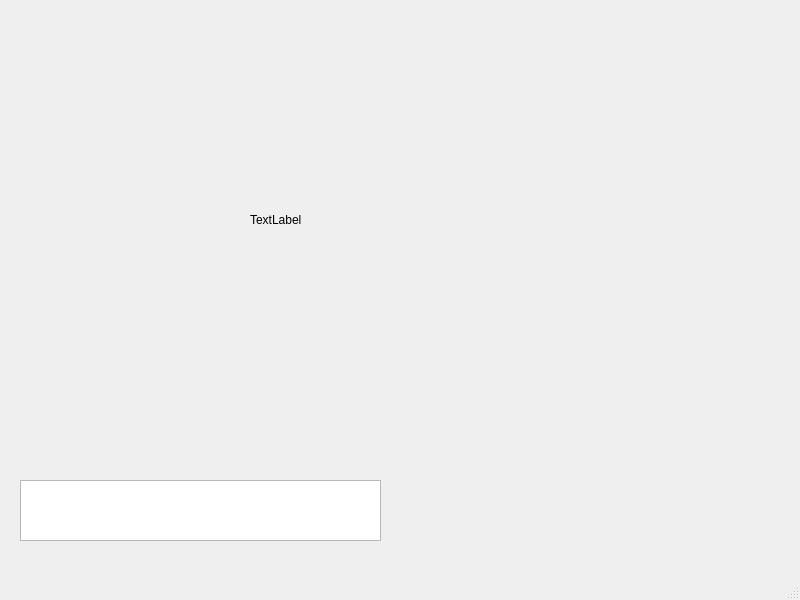
<?xml version="1.0" encoding="UTF-8"?>
<ui version="4.0">
 <class>Server</class>
 <widget class="QMainWindow" name="Server">
  <property name="geometry">
   <rect>
    <x>0</x>
    <y>0</y>
    <width>800</width>
    <height>600</height>
   </rect>
  </property>
  <property name="windowTitle">
   <string>Server</string>
  </property>
  <widget class="QWidget" name="centralwidget">
   <widget class="QTextEdit" name="textEdit">
    <property name="geometry">
     <rect>
      <x>20</x>
      <y>480</y>
      <width>361</width>
      <height>61</height>
     </rect>
    </property>
    <property name="readOnly">
     <bool>true</bool>
    </property>
   </widget>
   <widget class="QStackedWidget" name="stackedWidget">
    <property name="geometry">
     <rect>
      <x>640</x>
      <y>30</y>
      <width>120</width>
      <height>80</height>
     </rect>
    </property>
    <property name="currentIndex">
     <number>0</number>
    </property>
    <widget class="QWidget" name="page"/>
    <widget class="QWidget" name="page_2"/>
   </widget>
   <widget class="QLabel" name="label">
    <property name="geometry">
     <rect>
      <x>250</x>
      <y>210</y>
      <width>63</width>
      <height>20</height>
     </rect>
    </property>
    <property name="text">
     <string>TextLabel</string>
    </property>
   </widget>
  </widget>
  <widget class="QMenuBar" name="menubar">
   <property name="geometry">
    <rect>
     <x>0</x>
     <y>0</y>
     <width>800</width>
     <height>25</height>
    </rect>
   </property>
  </widget>
  <widget class="QStatusBar" name="statusbar"/>
 </widget>
 <resources/>
 <connections/>
</ui>
